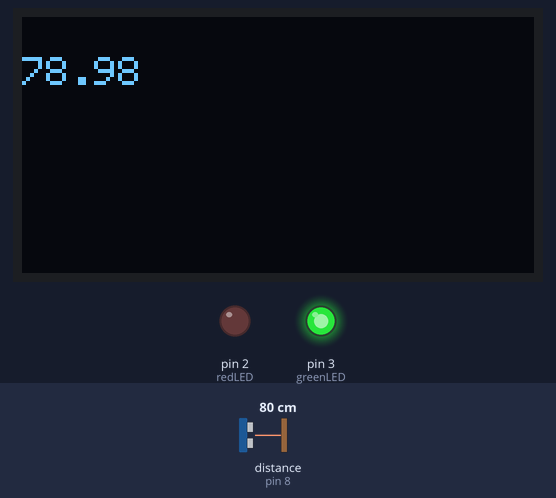
Recording of a sketch running on a simulated Arduino Uno, built with avr-gcc and run on an emulated ATmega328P. Parts: 128×64 one-colour display, output pins drawn as LEDs (lit = HIGH). Wiring (inferred from the names in the program): ultrasonic range finder: trigger pin 10; echo pin 8. The inputs (shaded band) are chosen by the test bench; at power-on: distance to the obstacle (sensor on pin 8) 80 cm. The echo pulse lasts 58.3 µs per cm; pins used as bus, display or sensor lines are not drawn; what the sketch prints to the serial monitor is not drawn.

Above: at 1.2 s.
1.3 s: distance to the obstacle (sensor on pin 8) set to 7 cm
At 2.5 s:
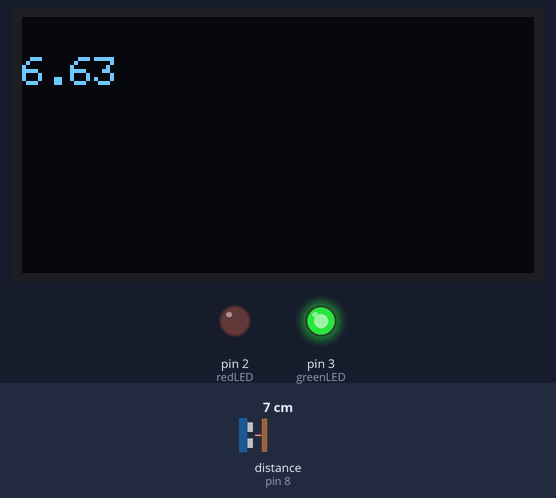
2.8 s: distance to the obstacle (sensor on pin 8) set to 4 cm
At 3.1 s:
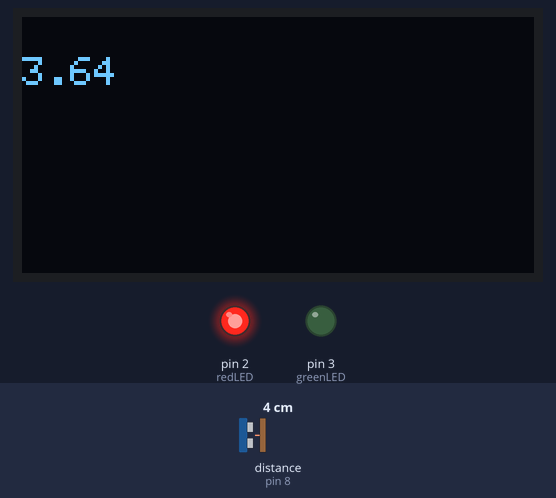
4.3 s: distance to the obstacle (sensor on pin 8) set to 18 cm
At 4.37 s:
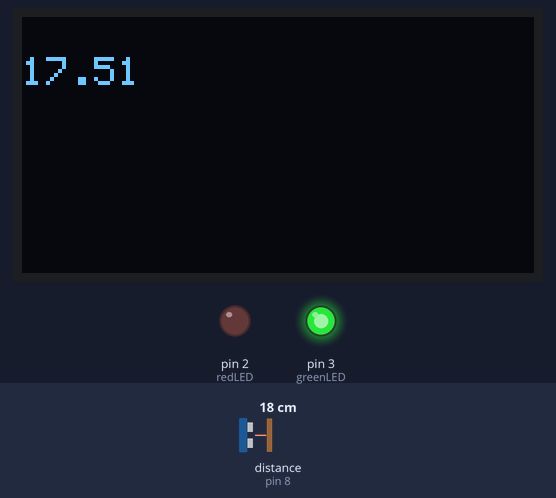
Timing chart, 0 to 7.3 s (numbered marks = the images above; inputs shaded):
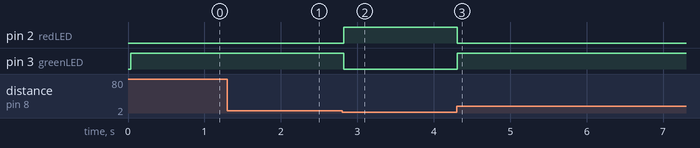

Measured:
- the behaviour switches between 6 and 5 cm on distance to the obstacle (sensor on pin 8) (found by bisection; images 1 and 2)
- after the input at 1.3 s, the display: changes at once (image 1)
- after the input at 2.8 s, pin 2 (redLED): LOW → HIGH at once; pin 3 (greenLED): HIGH → LOW at once; the display: changes after 0.05 s (image 2)
- after the input at 4.3 s, pin 2 (redLED): HIGH → LOW at once; pin 3 (greenLED): LOW → HIGH at once; the display: first changes at once (image 3 shows a later state)

The sketch:

Oled_Ultrasonic.ino
```cpp
#include <Adafruit_SSD1306.h>
#define OLED_RESET 4
Adafruit_SSD1306 display(OLED_RESET);

const int trigger = 10;
const int echo = 8;
const int greenLED = 3;
const int redLED = 2;

void setup(){
  // setting pins to input or output
  pinMode(trigger, OUTPUT);
  pinMode(echo, INPUT);
  pinMode(greenLED, OUTPUT);
  pinMode(redLED, OUTPUT);

  // setting up serial monitor
  Serial.begin(9600);

  // setting up OLED display
  display.begin(SSD1306_SWITCHCAPVCC, 0x3C);
}
void loop(){
  // pulsing trigger
  digitalWrite(trigger, LOW);
  delayMicroseconds(2);
  digitalWrite(trigger, HIGH);
  delayMicroseconds(trigger);
  digitalWrite(trigger, LOW);

  // calculating distance
  int echotime = pulseIn(echo, HIGH);
  float distance = (0.034) * (echotime / 2);

  //leds
  if(distance <= 5) {
    // turning on red led
    digitalWrite(redLED, HIGH);
    digitalWrite(greenLED, LOW);
  }
  if(distance > 5) {
    // turning on green led
    digitalWrite(greenLED, HIGH);
    digitalWrite(redLED, LOW);
  }

  // displaying distance
  Serial.println(distance);
  display.clearDisplay();
  display.setTextSize(1);
  display.setTextColor(WHITE);
  display.setCursor(0, 10);
  display.println(distance);
  display.display();
}
```
